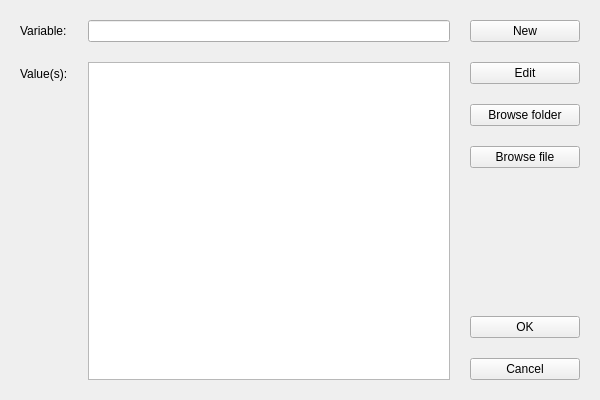
<?xml version="1.0" encoding="UTF-8"?>
<ui version="4.0">
 <class>BtnEditDialog</class>
 <widget class="QWidget" name="BtnEditDialog">
  <property name="geometry">
   <rect>
    <x>0</x>
    <y>0</y>
    <width>600</width>
    <height>400</height>
   </rect>
  </property>
  <property name="minimumSize">
   <size>
    <width>600</width>
    <height>400</height>
   </size>
  </property>
  <property name="palette">
   <palette>
    <active>
     <colorrole role="WindowText">
      <brush brushstyle="SolidPattern">
       <color alpha="255">
        <red>0</red>
        <green>0</green>
        <blue>0</blue>
       </color>
      </brush>
     </colorrole>
     <colorrole role="Button">
      <brush brushstyle="SolidPattern">
       <color alpha="255">
        <red>222</red>
        <green>221</green>
        <blue>218</blue>
       </color>
      </brush>
     </colorrole>
     <colorrole role="Light">
      <brush brushstyle="SolidPattern">
       <color alpha="255">
        <red>255</red>
        <green>255</green>
        <blue>255</blue>
       </color>
      </brush>
     </colorrole>
     <colorrole role="Midlight">
      <brush brushstyle="SolidPattern">
       <color alpha="255">
        <red>238</red>
        <green>238</green>
        <blue>236</blue>
       </color>
      </brush>
     </colorrole>
     <colorrole role="Dark">
      <brush brushstyle="SolidPattern">
       <color alpha="255">
        <red>111</red>
        <green>110</green>
        <blue>109</blue>
       </color>
      </brush>
     </colorrole>
     <colorrole role="Mid">
      <brush brushstyle="SolidPattern">
       <color alpha="255">
        <red>148</red>
        <green>147</green>
        <blue>145</blue>
       </color>
      </brush>
     </colorrole>
     <colorrole role="Text">
      <brush brushstyle="SolidPattern">
       <color alpha="255">
        <red>0</red>
        <green>0</green>
        <blue>0</blue>
       </color>
      </brush>
     </colorrole>
     <colorrole role="BrightText">
      <brush brushstyle="SolidPattern">
       <color alpha="255">
        <red>255</red>
        <green>255</green>
        <blue>255</blue>
       </color>
      </brush>
     </colorrole>
     <colorrole role="ButtonText">
      <brush brushstyle="SolidPattern">
       <color alpha="255">
        <red>0</red>
        <green>0</green>
        <blue>0</blue>
       </color>
      </brush>
     </colorrole>
     <colorrole role="Base">
      <brush brushstyle="SolidPattern">
       <color alpha="255">
        <red>255</red>
        <green>255</green>
        <blue>255</blue>
       </color>
      </brush>
     </colorrole>
     <colorrole role="Window">
      <brush brushstyle="SolidPattern">
       <color alpha="255">
        <red>222</red>
        <green>221</green>
        <blue>218</blue>
       </color>
      </brush>
     </colorrole>
     <colorrole role="Shadow">
      <brush brushstyle="SolidPattern">
       <color alpha="255">
        <red>0</red>
        <green>0</green>
        <blue>0</blue>
       </color>
      </brush>
     </colorrole>
     <colorrole role="AlternateBase">
      <brush brushstyle="SolidPattern">
       <color alpha="255">
        <red>238</red>
        <green>238</green>
        <blue>236</blue>
       </color>
      </brush>
     </colorrole>
     <colorrole role="ToolTipBase">
      <brush brushstyle="SolidPattern">
       <color alpha="255">
        <red>255</red>
        <green>255</green>
        <blue>220</blue>
       </color>
      </brush>
     </colorrole>
     <colorrole role="ToolTipText">
      <brush brushstyle="SolidPattern">
       <color alpha="255">
        <red>0</red>
        <green>0</green>
        <blue>0</blue>
       </color>
      </brush>
     </colorrole>
     <colorrole role="PlaceholderText">
      <brush brushstyle="SolidPattern">
       <color alpha="127">
        <red>0</red>
        <green>0</green>
        <blue>0</blue>
       </color>
      </brush>
     </colorrole>
    </active>
    <inactive>
     <colorrole role="WindowText">
      <brush brushstyle="SolidPattern">
       <color alpha="255">
        <red>0</red>
        <green>0</green>
        <blue>0</blue>
       </color>
      </brush>
     </colorrole>
     <colorrole role="Button">
      <brush brushstyle="SolidPattern">
       <color alpha="255">
        <red>239</red>
        <green>239</green>
        <blue>239</blue>
       </color>
      </brush>
     </colorrole>
     <colorrole role="Light">
      <brush brushstyle="SolidPattern">
       <color alpha="255">
        <red>255</red>
        <green>255</green>
        <blue>255</blue>
       </color>
      </brush>
     </colorrole>
     <colorrole role="Midlight">
      <brush brushstyle="SolidPattern">
       <color alpha="255">
        <red>202</red>
        <green>202</green>
        <blue>202</blue>
       </color>
      </brush>
     </colorrole>
     <colorrole role="Dark">
      <brush brushstyle="SolidPattern">
       <color alpha="255">
        <red>159</red>
        <green>159</green>
        <blue>159</blue>
       </color>
      </brush>
     </colorrole>
     <colorrole role="Mid">
      <brush brushstyle="SolidPattern">
       <color alpha="255">
        <red>184</red>
        <green>184</green>
        <blue>184</blue>
       </color>
      </brush>
     </colorrole>
     <colorrole role="Text">
      <brush brushstyle="SolidPattern">
       <color alpha="255">
        <red>0</red>
        <green>0</green>
        <blue>0</blue>
       </color>
      </brush>
     </colorrole>
     <colorrole role="BrightText">
      <brush brushstyle="SolidPattern">
       <color alpha="255">
        <red>255</red>
        <green>255</green>
        <blue>255</blue>
       </color>
      </brush>
     </colorrole>
     <colorrole role="ButtonText">
      <brush brushstyle="SolidPattern">
       <color alpha="255">
        <red>0</red>
        <green>0</green>
        <blue>0</blue>
       </color>
      </brush>
     </colorrole>
     <colorrole role="Base">
      <brush brushstyle="SolidPattern">
       <color alpha="255">
        <red>255</red>
        <green>255</green>
        <blue>255</blue>
       </color>
      </brush>
     </colorrole>
     <colorrole role="Window">
      <brush brushstyle="SolidPattern">
       <color alpha="255">
        <red>239</red>
        <green>239</green>
        <blue>239</blue>
       </color>
      </brush>
     </colorrole>
     <colorrole role="Shadow">
      <brush brushstyle="SolidPattern">
       <color alpha="255">
        <red>118</red>
        <green>118</green>
        <blue>118</blue>
       </color>
      </brush>
     </colorrole>
     <colorrole role="AlternateBase">
      <brush brushstyle="SolidPattern">
       <color alpha="255">
        <red>247</red>
        <green>247</green>
        <blue>247</blue>
       </color>
      </brush>
     </colorrole>
     <colorrole role="ToolTipBase">
      <brush brushstyle="SolidPattern">
       <color alpha="255">
        <red>255</red>
        <green>255</green>
        <blue>220</blue>
       </color>
      </brush>
     </colorrole>
     <colorrole role="ToolTipText">
      <brush brushstyle="SolidPattern">
       <color alpha="255">
        <red>0</red>
        <green>0</green>
        <blue>0</blue>
       </color>
      </brush>
     </colorrole>
     <colorrole role="PlaceholderText">
      <brush brushstyle="SolidPattern">
       <color alpha="128">
        <red>0</red>
        <green>0</green>
        <blue>0</blue>
       </color>
      </brush>
     </colorrole>
    </inactive>
    <disabled>
     <colorrole role="WindowText">
      <brush brushstyle="SolidPattern">
       <color alpha="255">
        <red>111</red>
        <green>110</green>
        <blue>109</blue>
       </color>
      </brush>
     </colorrole>
     <colorrole role="Button">
      <brush brushstyle="SolidPattern">
       <color alpha="255">
        <red>222</red>
        <green>221</green>
        <blue>218</blue>
       </color>
      </brush>
     </colorrole>
     <colorrole role="Light">
      <brush brushstyle="SolidPattern">
       <color alpha="255">
        <red>255</red>
        <green>255</green>
        <blue>255</blue>
       </color>
      </brush>
     </colorrole>
     <colorrole role="Midlight">
      <brush brushstyle="SolidPattern">
       <color alpha="255">
        <red>238</red>
        <green>238</green>
        <blue>236</blue>
       </color>
      </brush>
     </colorrole>
     <colorrole role="Dark">
      <brush brushstyle="SolidPattern">
       <color alpha="255">
        <red>111</red>
        <green>110</green>
        <blue>109</blue>
       </color>
      </brush>
     </colorrole>
     <colorrole role="Mid">
      <brush brushstyle="SolidPattern">
       <color alpha="255">
        <red>148</red>
        <green>147</green>
        <blue>145</blue>
       </color>
      </brush>
     </colorrole>
     <colorrole role="Text">
      <brush brushstyle="SolidPattern">
       <color alpha="255">
        <red>111</red>
        <green>110</green>
        <blue>109</blue>
       </color>
      </brush>
     </colorrole>
     <colorrole role="BrightText">
      <brush brushstyle="SolidPattern">
       <color alpha="255">
        <red>255</red>
        <green>255</green>
        <blue>255</blue>
       </color>
      </brush>
     </colorrole>
     <colorrole role="ButtonText">
      <brush brushstyle="SolidPattern">
       <color alpha="255">
        <red>111</red>
        <green>110</green>
        <blue>109</blue>
       </color>
      </brush>
     </colorrole>
     <colorrole role="Base">
      <brush brushstyle="SolidPattern">
       <color alpha="255">
        <red>222</red>
        <green>221</green>
        <blue>218</blue>
       </color>
      </brush>
     </colorrole>
     <colorrole role="Window">
      <brush brushstyle="SolidPattern">
       <color alpha="255">
        <red>222</red>
        <green>221</green>
        <blue>218</blue>
       </color>
      </brush>
     </colorrole>
     <colorrole role="Shadow">
      <brush brushstyle="SolidPattern">
       <color alpha="255">
        <red>177</red>
        <green>177</green>
        <blue>177</blue>
       </color>
      </brush>
     </colorrole>
     <colorrole role="AlternateBase">
      <brush brushstyle="SolidPattern">
       <color alpha="255">
        <red>247</red>
        <green>247</green>
        <blue>247</blue>
       </color>
      </brush>
     </colorrole>
     <colorrole role="ToolTipBase">
      <brush brushstyle="SolidPattern">
       <color alpha="255">
        <red>255</red>
        <green>255</green>
        <blue>220</blue>
       </color>
      </brush>
     </colorrole>
     <colorrole role="ToolTipText">
      <brush brushstyle="SolidPattern">
       <color alpha="255">
        <red>0</red>
        <green>0</green>
        <blue>0</blue>
       </color>
      </brush>
     </colorrole>
     <colorrole role="PlaceholderText">
      <brush brushstyle="SolidPattern">
       <color alpha="128">
        <red>0</red>
        <green>0</green>
        <blue>0</blue>
       </color>
      </brush>
     </colorrole>
    </disabled>
   </palette>
  </property>
  <property name="windowTitle">
   <string>Edit Variable</string>
  </property>
  <property name="autoFillBackground">
   <bool>true</bool>
  </property>
  <layout class="QVBoxLayout" name="verticalLayout_2">
   <property name="spacing">
    <number>20</number>
   </property>
   <property name="leftMargin">
    <number>20</number>
   </property>
   <property name="topMargin">
    <number>20</number>
   </property>
   <property name="rightMargin">
    <number>20</number>
   </property>
   <property name="bottomMargin">
    <number>20</number>
   </property>
   <item>
    <layout class="QHBoxLayout" name="horizontalLayout_2">
     <property name="spacing">
      <number>20</number>
     </property>
     <property name="rightMargin">
      <number>0</number>
     </property>
     <item>
      <layout class="QFormLayout" name="formLayout">
       <property name="horizontalSpacing">
        <number>20</number>
       </property>
       <property name="verticalSpacing">
        <number>20</number>
       </property>
       <item row="0" column="0">
        <widget class="QLabel" name="label">
         <property name="text">
          <string>Variable:</string>
         </property>
        </widget>
       </item>
       <item row="0" column="1">
        <widget class="QLineEdit" name="var_entry">
         <property name="readOnly">
          <bool>true</bool>
         </property>
        </widget>
       </item>
       <item row="1" column="0">
        <widget class="QLabel" name="label_2">
         <property name="text">
          <string>Value(s):</string>
         </property>
        </widget>
       </item>
       <item row="1" column="1">
        <widget class="QListWidget" name="values_list">
         <property name="editTriggers">
          <set>QAbstractItemView::EditTrigger::SelectedClicked</set>
         </property>
         <property name="selectionBehavior">
          <enum>QAbstractItemView::SelectionBehavior::SelectRows</enum>
         </property>
         <property name="itemAlignment">
          <set>Qt::AlignmentFlag::AlignLeading|Qt::AlignmentFlag::AlignLeft|Qt::AlignmentFlag::AlignVCenter</set>
         </property>
        </widget>
       </item>
      </layout>
     </item>
     <item>
      <layout class="QVBoxLayout" name="verticalLayout">
       <item>
        <widget class="QPushButton" name="btn_new2">
         <property name="text">
          <string>New</string>
         </property>
        </widget>
       </item>
       <item>
        <widget class="QPushButton" name="btn_edit2">
         <property name="text">
          <string>Edit</string>
         </property>
        </widget>
       </item>
       <item>
        <widget class="QPushButton" name="btn_browse_dir2">
         <property name="minimumSize">
          <size>
           <width>110</width>
           <height>0</height>
          </size>
         </property>
         <property name="text">
          <string>Browse folder</string>
         </property>
        </widget>
       </item>
       <item>
        <widget class="QPushButton" name="btn_browse_file2">
         <property name="text">
          <string>Browse file</string>
         </property>
        </widget>
       </item>
       <item>
        <spacer name="verticalSpacer">
         <property name="orientation">
          <enum>Qt::Orientation::Vertical</enum>
         </property>
         <property name="sizeHint" stdset="0">
          <size>
           <width>20</width>
           <height>40</height>
          </size>
         </property>
        </spacer>
       </item>
       <item>
        <widget class="QPushButton" name="btn_ok2">
         <property name="text">
          <string>OK</string>
         </property>
        </widget>
       </item>
       <item>
        <widget class="QPushButton" name="btn_cancel2">
         <property name="text">
          <string>Cancel</string>
         </property>
        </widget>
       </item>
      </layout>
     </item>
    </layout>
   </item>
  </layout>
 </widget>
 <resources/>
 <connections/>
</ui>
